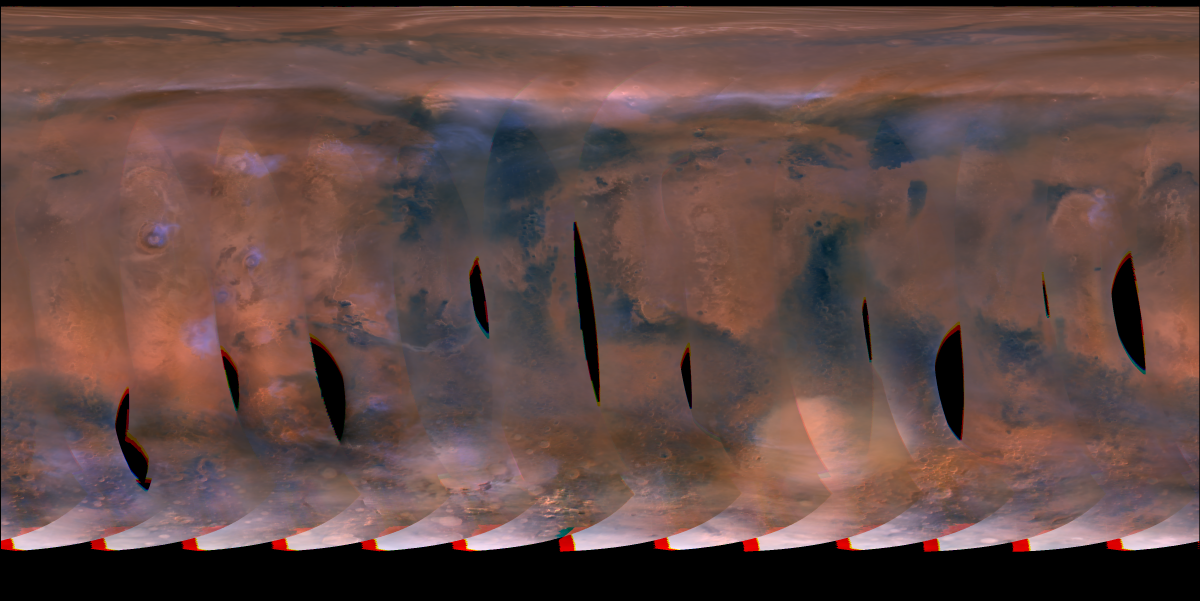
#> input picture MARS/images/030_D15_day32.png, 3600 x 1801 px (shown at 1/3 size); its folder holds only this picture in this run
$ jupyter execute --allow-errors data_exploration.ipynb
#> lines starting #> are read from the running program, lines starting #| are printed output that depends on the picture
> Nota: En este código se realiza la exploración de datos previa al entrenamiento del modelo. Y se intentará aplicar algunos modelos de acuerdo a las carcaterísticas de los datos (en proceso)

Así se accede en el diccionario a los datos de cada imagen:
- data[name]["R_raw"]

Donde:
- name: es el nombre de la imagen
- Y se tiene acceso a cada banda (R_raw, G_raw, B_raw, IC_raw) que no están normalizados y a la clase (class).

# <span style="color:#17a2b8;"> Preparación de bandas</span>

# Cargando las bandas RGB y mask de cada imagen

Se hace la separación de las bandas R, G, B. Luego con la mascara de cada imagen, se ignoran los pixeles "inválidos" o que no tienen información, para conservar solamente los pixeles que son tormenta y los que no son tormenta. Y adicionalmene, se comprpbó que los pixeles con valores R = 0 y B = 0 corresponden a los pixeles "inválidos" o sin información, por lo que se ignoran

[cell 1]
from pathlib import Path
import cv2
import numpy as np

def color_extraction(route):
#> called with route = 'MARS/images/030_D15_day32.png'
    img = cv2.imread(route)
#> img is the input picture: shape (1801, 3600, 3); mean B, G, R 70.4, 74.5, 100.2
    img = cv2.cvtColor(img, cv2.COLOR_BGR2RGB)
    return img[:, :, 0], img[:, :, 1], img[:, :, 2]


image_folder = Path("MARS/images")
mask_folder = Path("MARS/masks_multiclass")

data = {}

for file in sorted(image_folder.glob("*.png")):
    name = file.stem

    R, G, B = color_extraction(str(file))
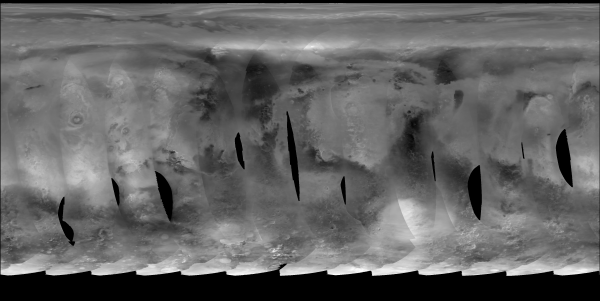
#> R: shape (1801, 3600) (shown at 1/6 size); min 0, max 255, mean 100.2
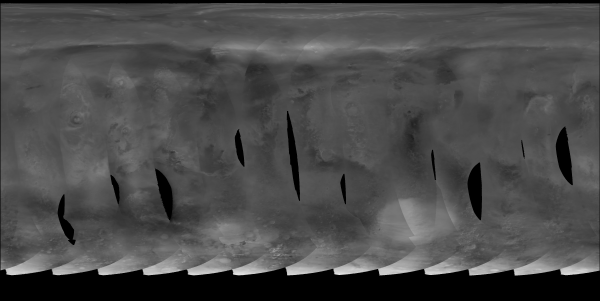
#> G: shape (1801, 3600) (shown at 1/6 size); min 0, max 246, mean 74.5
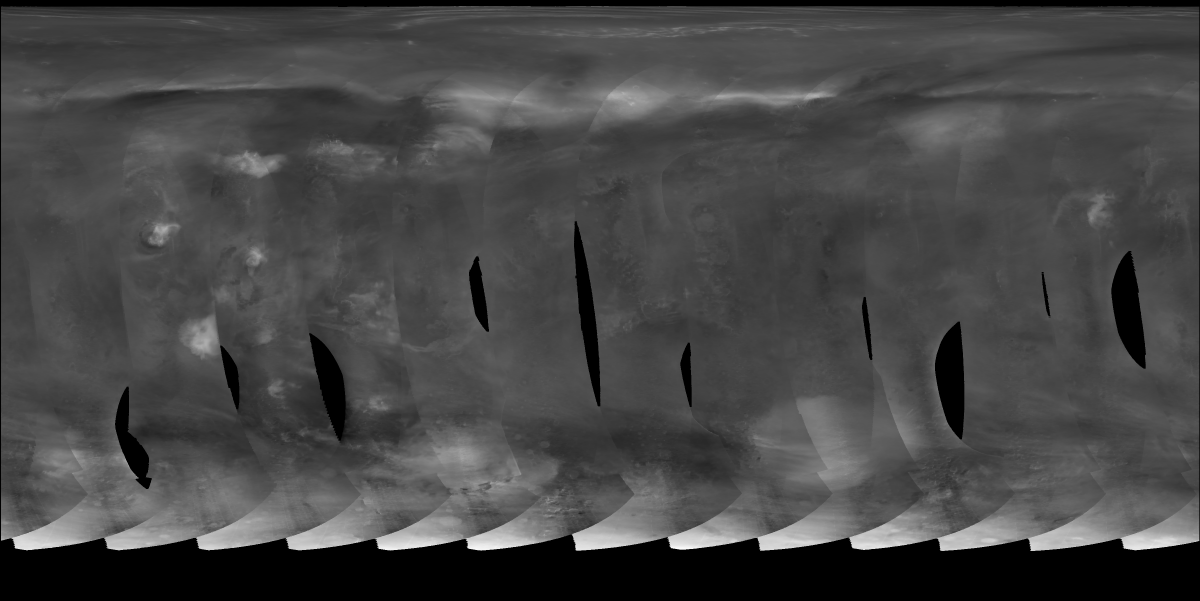
#> B: shape (1801, 3600) (shown at 1/3 size); min 0, max 255, mean 70.4

    mask_path = mask_folder / f"{name}_multiclass.png"
    mask = cv2.imread(str(mask_path), cv2.IMREAD_GRAYSCALE)

    if mask is None:
        print(f"Mask not found for: {name}")
        continue

    if mask.shape != R.shape:
        print(f"Shape mismatch in: {name}")
        continue

    valid = (mask != 2) & (R > 0) # Se consideran solamente los pixeles con informacion valida

    data[name] = {
    "R_raw": R[valid].astype(np.float32),
    "G_raw": G[valid].astype(np.float32),
    "B_raw": B[valid].astype(np.float32),
    "y": mask[valid]
}

# Las bans de cada imagen se llamande esta menra: data[name]["R_raw"]

# Calculando índice IC

$$ IC = \frac{B}{R} $$

[cell 2]
for name, item in data.items():
    R = item["R_raw"]
    B = item["B_raw"]

    item["IC_raw"] = B / R

# <span style="color:#17a2b8;"> Estadística descriptiva</span>

# Estadística descriptiva - media y desviación estándar de R, G, B e IC

[cell 3]
import pandas as pd

# Se llaman las imagenes y sus bandas
features = ["R_raw", "G_raw", "B_raw", "IC_raw"]
image_names = list(data.keys())

# Calculo de la media y desviación estándar
rows = []

for name, item in data.items():
    row = {"image": name}

    for f in features:
        values = item[f]
        row[f"{f}_mean"] = np.mean(values)
        row[f"{f}_std"] = np.std(values)

    rows.append(row)
#> after the loop, rows = []

stats_img = pd.DataFrame(rows)
#> stats_img = table of 0 rows and 0 columns
# display(stats_img)

[cell 4]
import matplotlib.pyplot as plt

fig, (ax1, ax2) = plt.subplots(1, 2, figsize=(16, 5))

color_features = {"R_raw": "red", "G_raw": "green", "B_raw": "blue", "IC_raw": "violet"}

# Subplot 1: Media
#> (the rest of this cell did not finish here and is left out)

# Estadística descriptiva - media y desviación estándar de R, G, B e IC para cada clase (tormenta y no tormenta)

[cell 5]
rows = []

for name, item in data.items():
    for cls in [0, 1]:
        idx = item["y"] == cls

        row = {
            "image": name,
            "class": cls,
            "n_pixels": np.sum(idx)
        }

        for f in features:
            values = item[f][idx]
            row[f"{f}_mean"] = np.mean(values)
            row[f"{f}_std"] = np.std(values)
        rows.append(row)

stats_class = pd.DataFrame(rows)
#> stats_class = table of 0 rows and 0 columns
# display(stats_class)

# Correlación promedio entre bandas

[cell 6]
corr_matrices = []

for name, item in data.items():
    X = np.column_stack([item[f] for f in features])
    corr = np.corrcoef(X, rowvar=False)
    corr_matrices.append(corr)
#> after the loop, corr_matrices = []

mean_corr = np.mean(corr_matrices, axis=0)
#> mean_corr = nan
mean_corr_df = pd.DataFrame(mean_corr, index=features, columns=features)
#> mean_corr_df = table of 4 rows and 4 columns
display(mean_corr_df)

[cell 7]
plt.figure(figsize=(6, 5))

#> (the rest of this cell did not finish here and is left out)

# Histogramas de cada banda

[cell 8]
import numpy as np
import matplotlib.pyplot as plt

image_names = list(data.keys())
features = ["R_raw", "B_raw", "G_raw", "IC_raw"]

bins_rgb = np.arange(257) - 0.5
#> (the rest of this cell did not finish here and is left out)

# <span style="color:#17a2b8;"> Muestreo aleatorio y selección de bandas</span>
Objetivo:
1. qué bandas separan mejor tormenta y no tormenta;
2. qué imágenes son más útiles o más difíciles;
3. si IC_raw aporta información adicional frente a R_raw, G_raw, B_raw.

# Crear muestra aleatoria balanceada por imagen y clase

[cell 9]
features = ["R_raw", "G_raw", "B_raw", "IC_raw"]
n_per_class = 3000
np.random.seed(42)

rows = []

for name, item in data.items():
    y = item["y"]

    for cls in [0, 1]:
        idx_cls = np.where(y == cls)[0]

        if len(idx_cls) == 0:
            continue

        idx_sample = np.random.choice(
            idx_cls,
            size=min(n_per_class, len(idx_cls)),
            replace=False
        )

        df_temp = pd.DataFrame({
            "image": name,
            "class": cls,
            "R_raw": item["R_raw"][idx_sample],
            "G_raw": item["G_raw"][idx_sample],
            "B_raw": item["B_raw"][idx_sample],
            "IC_raw": item["IC_raw"][idx_sample],
        })

        rows.append(df_temp)
#> (the rest of this cell did not finish here and is left out)

# Balance de clases por imagen

[cell 10]
import numpy as np
import pandas as pd
import seaborn as sns
import matplotlib.pyplot as plt
from io import BytesIO
from PIL import Image

np.random.seed(42)

features = ["R_raw", "G_raw", "B_raw", "IC_raw"]
labels = {0: "No storm", 1: "Storm"}
n_per_class = 1000

pairplot_images = []

for name, item in data.items():

    df = pd.concat([
        pd.DataFrame({
            "R": item["R_raw"][idx],
            "G": item["G_raw"][idx],
            "B": item["B_raw"][idx],
            "IC": item["IC_raw"][idx],
            "class": labels[cls]
        })
        for cls in [0, 1]
        for idx_cls in [np.where(item["y"] == cls)[0]]
        if len(idx_cls) > 0
        for idx in [np.random.choice(idx_cls, min(n_per_class, len(idx_cls)), replace=False)]
    ])

    g = sns.pairplot(df, vars=["R", "G", "B", "IC"], hue="class", diag_kind="kde", plot_kws={"s": 6, "alpha": 0.35}, diag_kws={"fill": True}, height=1.1)

    g.fig.suptitle(name, y=1.02, fontsize=10)

    buffer = BytesIO()
    g.fig.savefig(buffer, format="png", dpi=120, bbox_inches="tight")
    buffer.seek(0)

    pairplot_images.append(Image.open(buffer).copy())
    plt.close(g.fig)


fig, axes = plt.subplots(3, 6, figsize=(26, 13))
axes = axes.ravel()

for ax, img in zip(axes, pairplot_images):
    ax.imshow(img)
    ax.axis("off")

for ax in axes[len(pairplot_images):]:
    ax.axis("off")

plt.suptitle("Pairplots by image: R, G, B and IC", fontsize=18)
plt.tight_layout()
plt.show()

$ run again, on MARS/images/090_D17_day27.png
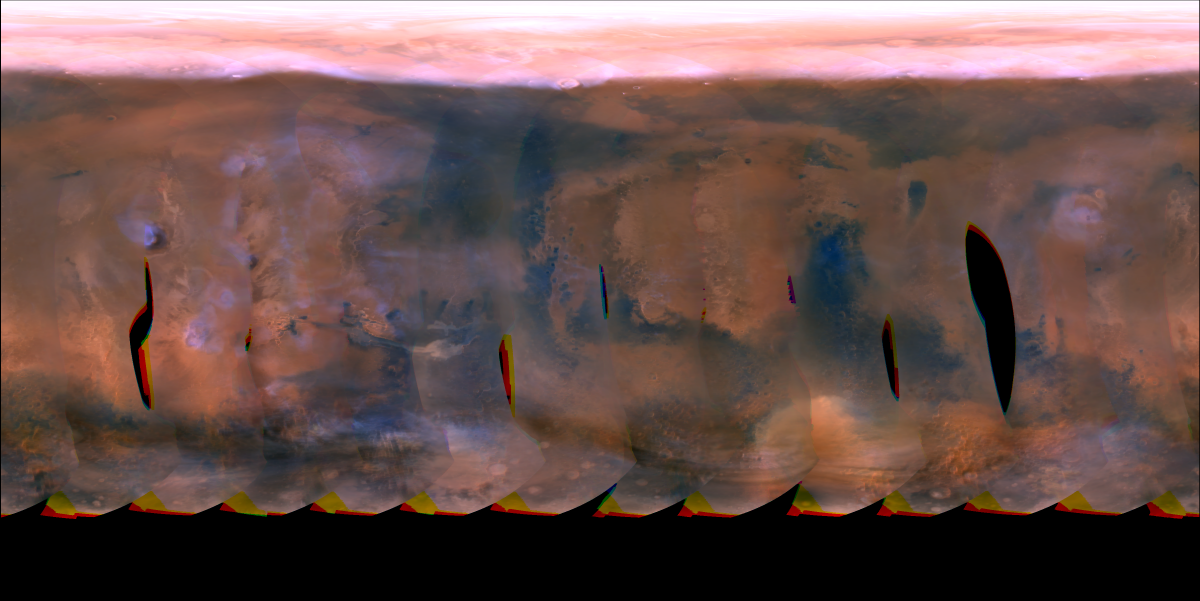
#> input picture MARS/images/090_D17_day27.png, 3600 x 1801 px (shown at 1/3 size)
#> in color_extraction, img is the input picture: shape (1801, 3600, 3); mean B, G, R 77.9, 81.6, 105.9
#> `R, G, B = color_extraction(str(file))`:
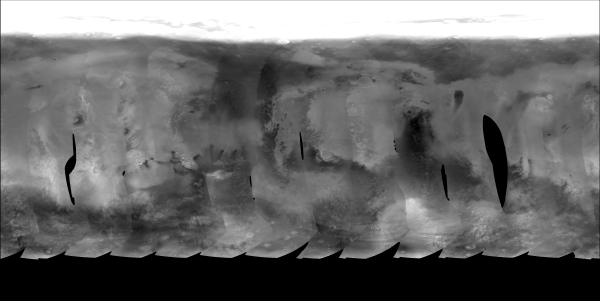
#> R: shape (1801, 3600) (shown at 1/6 size); min 0, max 255, mean 105.9
#> `R, G, B = color_extraction(str(file))`:
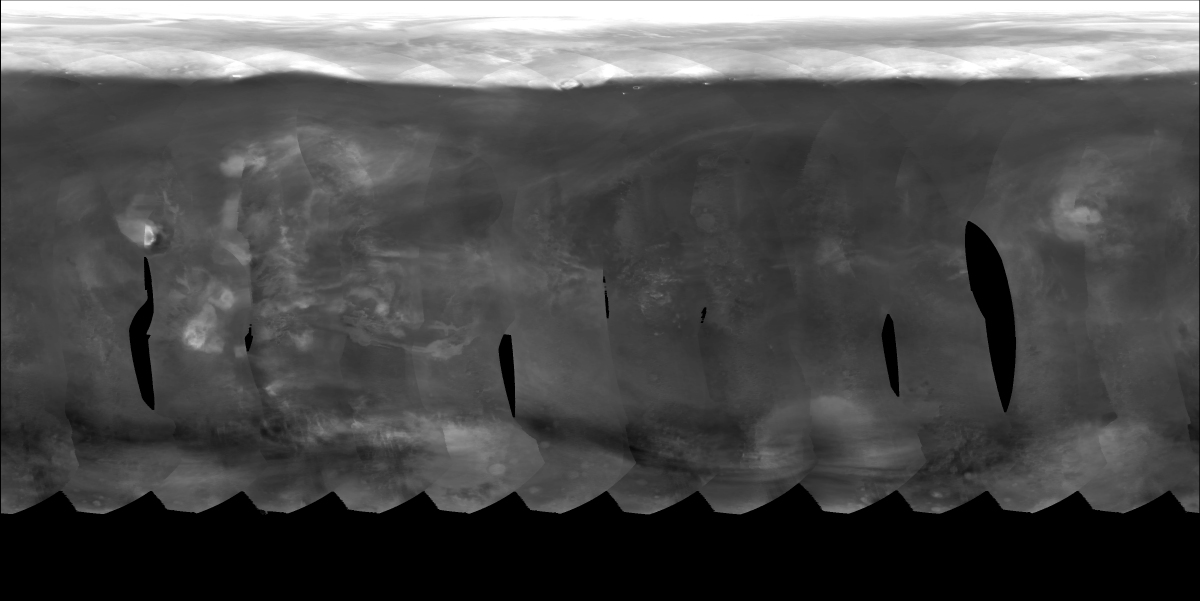
#> B: shape (1801, 3600) (shown at 1/3 size); min 0, max 255, mean 77.9
#> after the loop `for name, item in data.items():`: rows = []
#> stats_img = table of 0 rows and 0 columns
#> after the loop `for name, item in data.items():`: corr_matrices = []
#> mean_corr = nan
#> mean_corr_df = table of 4 rows and 4 columns

$ run again, on MARS/images/290_F02_day31.png
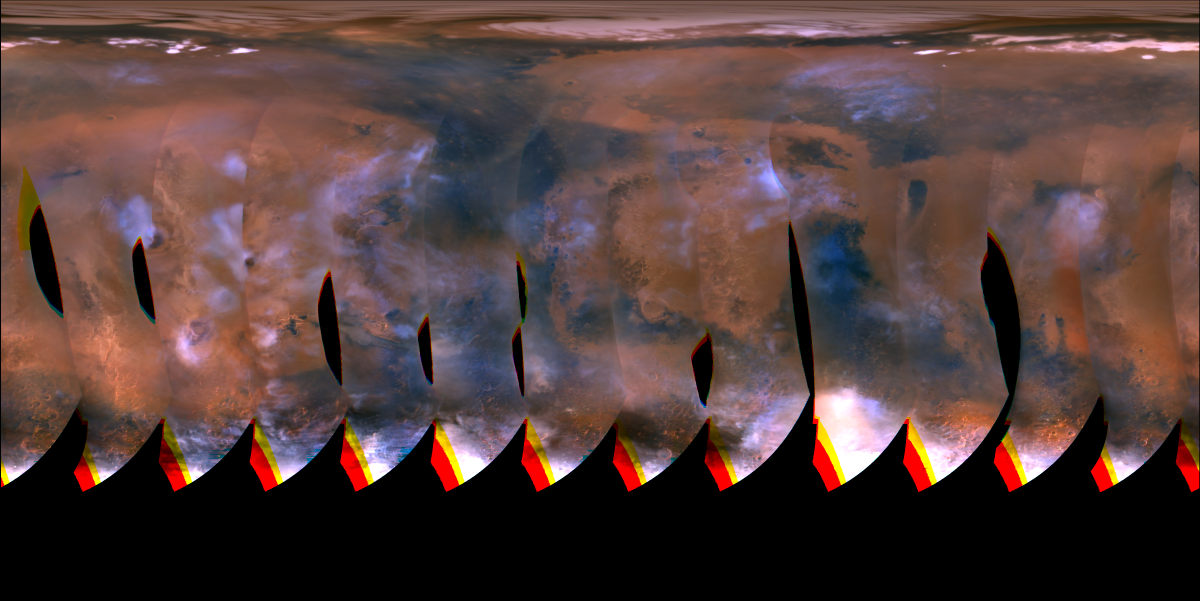
#> input picture MARS/images/290_F02_day31.png, 3600 x 1801 px (shown at 1/3 size)
#> in color_extraction, img is the input picture: shape (1801, 3600, 3); mean B, G, R 60.4, 63, 85.4
#> `R, G, B = color_extraction(str(file))`:
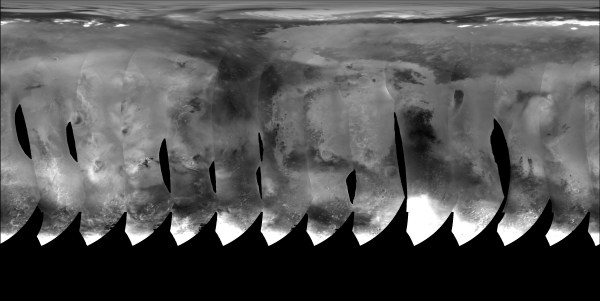
#> R: shape (1801, 3600) (shown at 1/6 size); min 0, max 255, mean 85.4
#> `R, G, B = color_extraction(str(file))`:
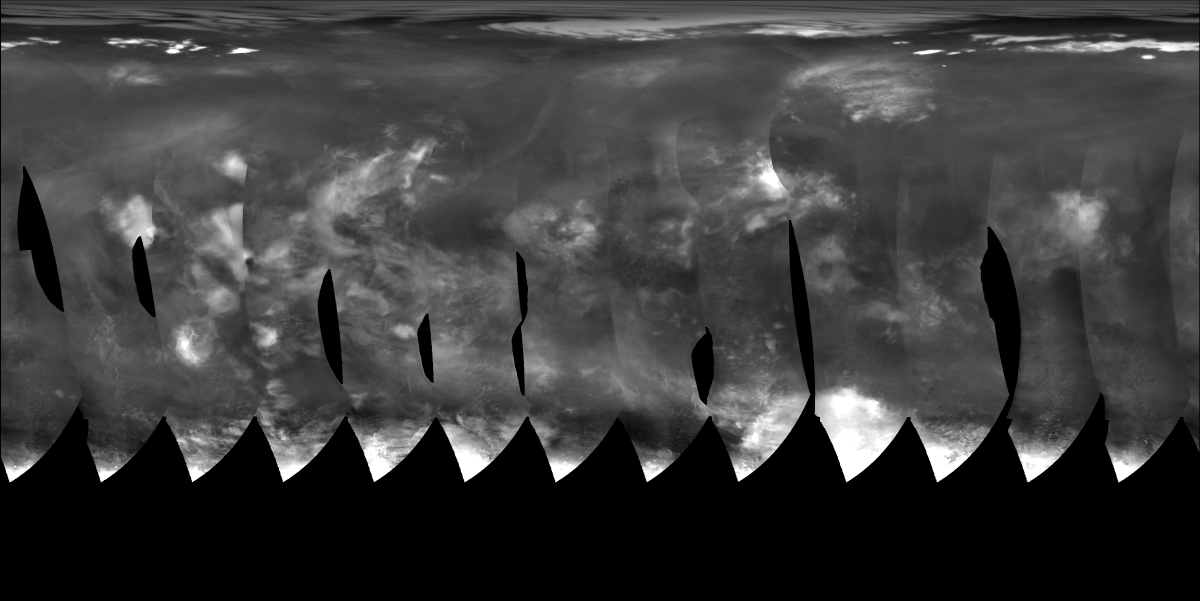
#> B: shape (1801, 3600) (shown at 1/3 size); min 0, max 255, mean 60.4
#> after the loop `for name, item in data.items():`: rows = []
#> stats_img = table of 0 rows and 0 columns
#> after the loop `for name, item in data.items():`: corr_matrices = []
#> mean_corr = nan
#> mean_corr_df = table of 4 rows and 4 columns
